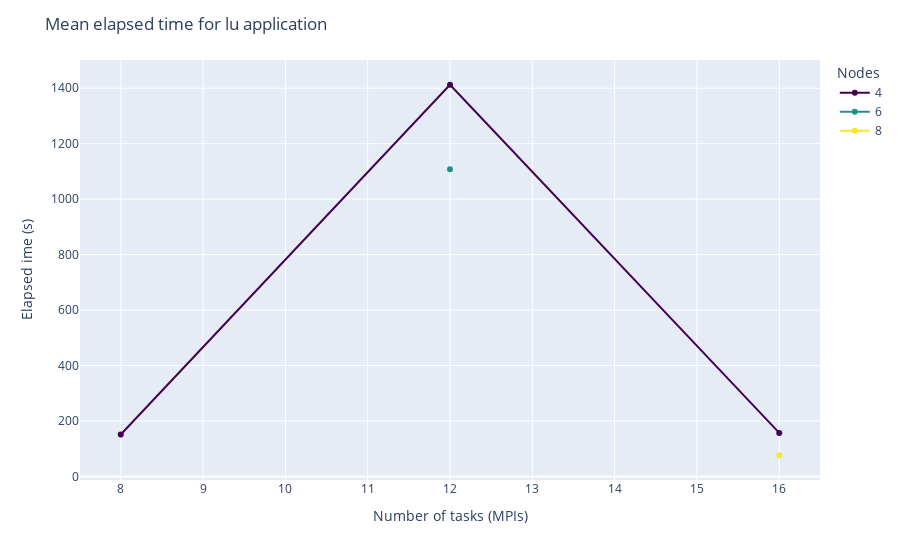

The code cell stored with this chart in its notebook:
### Markdown cell above
## Elapsed time vs ntasks (MPIs)

### Code cell
fig = px.line(x=lu['ntasks'], y=lu['mean elapsed t'],
                markers=True,
                color=lu['nodes'],
                color_discrete_sequence=['#440154', '#21918c', '#fde725'])
fig.update_layout(title='Mean elapsed time for lu application',
                    legend_title_text='Nodes',
                    xaxis_title='Number of tasks (MPIs)',
                    yaxis_title='Elapsed ime (s)')

fig.show()

### Figure 1 — Plotly figure (JSON) as saved in the notebook; plotly's stock layout.template omitted (floating-point values rounded to 4 significant figures)
{"data": [{"hovertemplate": "color=4<br>x=%{x}<br>y=%{y}<extra></extra>", "legendgroup": "4", "line": {"color": "#440154", "dash": "solid"}, "marker": {"symbol": "circle"}, "mode": "markers+lines", "name": "4", "orientation": "v", "showlegend": true, "type": "scatter", "x": [8, 12, 16], "xaxis": "x", "y": [151, 1413.0, 157], "yaxis": "y"}, {"hovertemplate": "color=6<br>x=%{x}<br>y=%{y}<extra></extra>", "legendgroup": "6", "line": {"color": "#21918c", "dash": "solid"}, "marker": {"symbol": "circle"}, "mode": "markers+lines", "name": "6", "orientation": "v", "showlegend": true, "type": "scatter", "x": [12], "xaxis": "x", "y": [1108.0], "yaxis": "y"}, {"hovertemplate": "color=8<br>x=%{x}<br>y=%{y}<extra></extra>", "legendgroup": "8", "line": {"color": "#fde725", "dash": "solid"}, "marker": {"symbol": "circle"}, "mode": "markers+lines", "name": "8", "orientation": "v", "showlegend": true, "type": "scatter", "x": [16], "xaxis": "x", "y": [76.33], "yaxis": "y"}], "layout": {"legend": {"title": {"text": "Nodes"}, "tracegroupgap": 0}, "margin": {"t": 60}, "title": {"text": "Mean elapsed time for lu application"}, "xaxis": {"anchor": "y", "domain": [0, 1], "title": {"text": "Number of tasks (MPIs)"}}, "yaxis": {"anchor": "x", "domain": [0, 1], "title": {"text": "Elapsed ime (s)"}}}}
